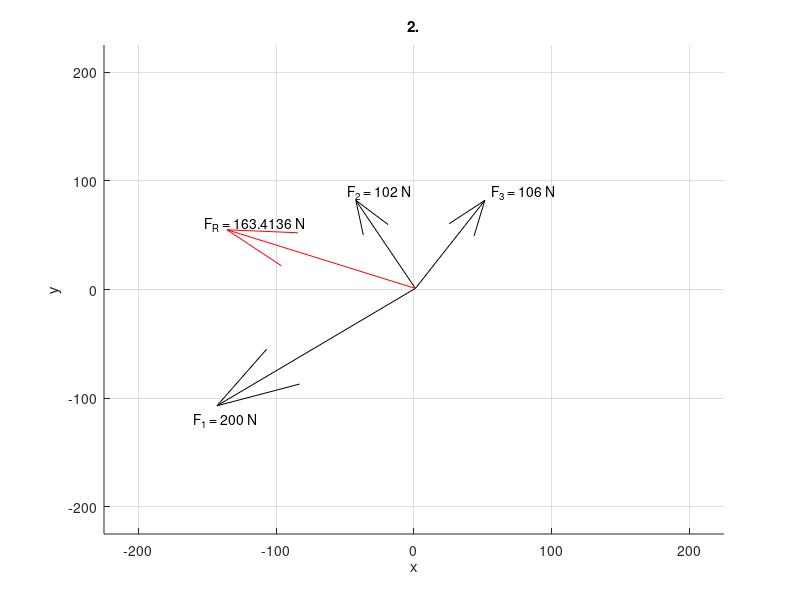

MATLAB code to generate this figure:
F_1 = 200;
F_2 = 102;
F_3 = 106;

F_1x = -F_1*cos(atan(3/4));
F_1y = -F_1*sin(atan(3/4));

F_2x = -F_2*cos(atan(45/24));
F_2y = F_2*sin(atan(45/24));

F_3x = F_3*cos(atan(45/28));
F_3y = F_3*sin(atan(45/28));

F_Rx = F_1x + F_2x + F_3x;
F_Ry = F_1y + F_2y + F_3y;
F_R = sqrt(F_Rx.^2 + F_Ry.^2);

disp(['F_1x = ', num2str(F_1x)]);
disp(['F_2x = ', num2str(F_2x)]);
disp(['F_3x = ', num2str(F_3x)]);
disp(' ');
disp(['F_1y = ', num2str(F_1y)]);
disp(['F_2y = ', num2str(F_2y)]);
disp(['F_3y = ', num2str(F_3y)]);
disp(' ');
disp(['F_R = ', num2str(F_R)]);

grid on
hold on

quiver(F_1x,F_1y, 'k')
text(F_1x,F_1y,['F_1 = ', num2str(F_1), ' N'])

quiver(F_2x,F_2y, 'k')
text(F_2x,F_2y,['F_2 = ', num2str(F_2), ' N'])

quiver(F_3x,F_3y, 'k')
text(F_3x,F_3y,['F_3 = ', num2str(F_3), ' N'])

quiver(F_Rx,F_Ry, 'r')
text(F_Rx,F_Ry,['F_R = ', num2str(F_R), ' N'])

hold off

title('2.')
xlabel('x')
ylabel('y')
axis([-225 225 -225 225])